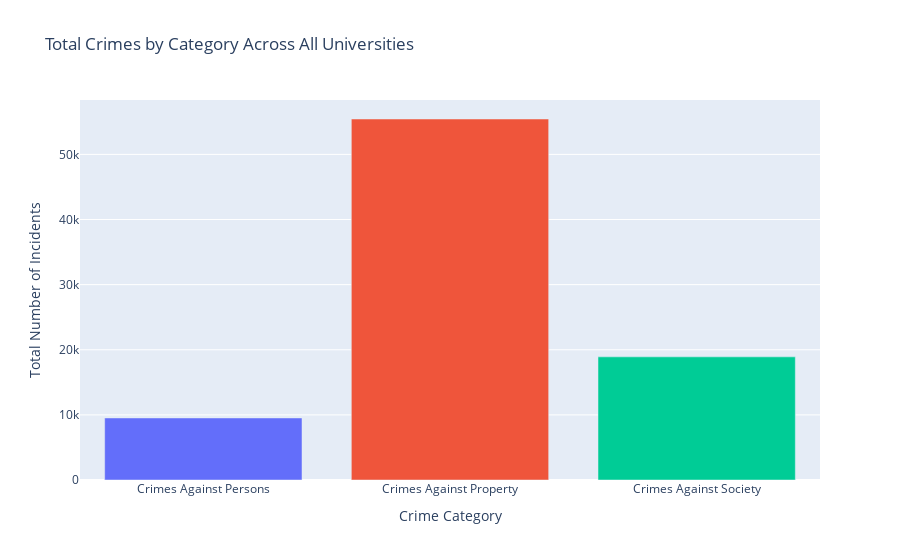

Source (notebook cell):
### Markdown cell above
## Task b: 
Which category of crimes were most registered in universities?

### Code cell
df_unis = df[df['Agency Type']=='Universities and Colleges']
# Calculate totals for each crime category
df_unis['total_persons_crimes'] = df_unis[grouping['Crimes Against Persons']].sum(axis=1)
df_unis['total_property_crimes'] = df_unis[grouping['Crimes Against Property']].sum(axis=1)
df_unis['total_society_crimes'] = df_unis[grouping['Crimes Against Society']].sum(axis=1)

# Sum up total crimes in each category across all universities
total_persons = df_unis['total_persons_crimes'].sum()
total_property = df_unis['total_property_crimes'].sum() 
total_society = df_unis['total_society_crimes'].sum()

# Create dictionary of totals
crime_totals = {
    'Crimes Against Persons': total_persons,
    'Crimes Against Property': total_property, 
    'Crimes Against Society': total_society
}

# Find category with highest total
max_category = max(crime_totals.items(), key=lambda x: x[1])
print(f"\nTotal crimes by category across all universities:")
for category, total in crime_totals.items():
    print(f"{category}: {total:,.0f}")
print(f"\nThe most common category was {max_category[0]} with {max_category[1]:,.0f} total incidents")

# Create bar plot using plotly
import plotly.express as px

# Convert dict to dataframe for plotting
plot_df = pd.DataFrame(list(crime_totals.items()), columns=['Category', 'Total'])

fig = px.bar(plot_df, 
             x='Category',
             y='Total',
             title='Total Crimes by Category Across All Universities',
             labels={'Total': 'Number of Incidents'},
             color='Category')

fig.update_layout(
    xaxis_title="Crime Category",
    yaxis_title="Total Number of Incidents",
    showlegend=False
)

fig.show()

### Figure 1 — Plotly figure (JSON) as saved in the notebook; plotly's stock layout.template omitted (floating-point values rounded to 4 significant figures)
{"data": [{"hovertemplate": "Category=%{x}<br>Number of Incidents=%{y}<extra></extra>", "legendgroup": "Crimes Against Persons", "marker": {"color": "#636efa", "pattern": {"shape": ""}}, "name": "Crimes Against Persons", "orientation": "v", "showlegend": true, "textposition": "auto", "type": "bar", "x": ["Crimes Against Persons"], "xaxis": "x", "y": [9530.0], "yaxis": "y"}, {"hovertemplate": "Category=%{x}<br>Number of Incidents=%{y}<extra></extra>", "legendgroup": "Crimes Against Property", "marker": {"color": "#EF553B", "pattern": {"shape": ""}}, "name": "Crimes Against Property", "orientation": "v", "showlegend": true, "textposition": "auto", "type": "bar", "x": ["Crimes Against Property"], "xaxis": "x", "y": [55430.0], "yaxis": "y"}, {"hovertemplate": "Category=%{x}<br>Number of Incidents=%{y}<extra></extra>", "legendgroup": "Crimes Against Society", "marker": {"color": "#00cc96", "pattern": {"shape": ""}}, "name": "Crimes Against Society", "orientation": "v", "showlegend": true, "textposition": "auto", "type": "bar", "x": ["Crimes Against Society"], "xaxis": "x", "y": [18910.0], "yaxis": "y"}], "layout": {"barmode": "relative", "legend": {"title": {"text": "Category"}, "tracegroupgap": 0}, "showlegend": false, "title": {"text": "Total Crimes by Category Across All Universities"}, "xaxis": {"anchor": "y", "categoryarray": ["Crimes Against Persons", "Crimes Against Property", "Crimes Against Society"], "categoryorder": "array", "domain": [0, 1], "title": {"text": "Crime Category"}}, "yaxis": {"anchor": "x", "domain": [0, 1], "title": {"text": "Total Number of Incidents"}}}}
